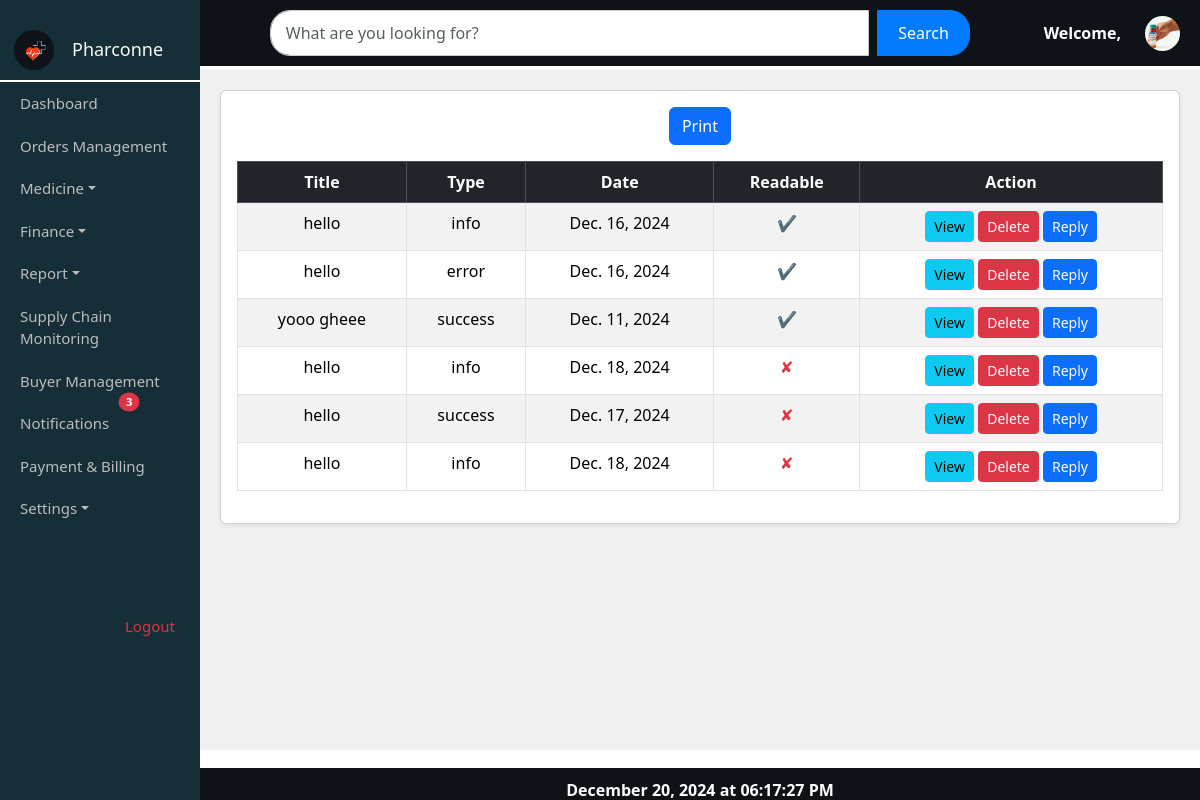
Page /message_list/ on the committed database.
### myapp/models.py (models this page shows, shortened)
class Message(models.Model):
    NOTIFICATION_TYPES = [
        ('info', 'Info'),
        ('success', 'Success'),
        ('warning', 'Warning'),
        ('error', 'Error'),
    ]
    title = models.CharField(max_length=255)
    message = models.TextField()
    type = models.CharField(max_length=20, choices=NOTIFICATION_TYPES)
    receiver_pharmacy = models.CharField(max_length=255)
    sender = models.CharField(max_length=255, default='Unknown Sender')  # Added sender field
    date = models.DateField()
    created_at = models.DateTimeField(auto_now_add=True)
    is_read = models.BooleanField(default=False)  # Add this field

### myapp/views.py (the view)
# urls.py: path('message_list/', views.message_list, name='message_list'),
def message_list(request):
    messages = Message.objects.all()
    unread_count = Message.objects.filter(is_read=False).count()  # Count unread messages
    return render(request, 'myapp/message_list.html', {'messages': messages, 'unread_count': unread_count})

### myapp/templates/myapp/message_list.html (shortened to what this page needs)
{% extends 'myapp/userhome.html' %}
{% load static %}
{% block content %}
<div class="content-container">
    <div class="message-container">
        <div class="card shadow-sm mb-4">
            <div class="card-body">
                <button class="btn btn-primary print-button mb-3" onclick="window.print()">Print</button>
<table class="table table-striped table-bordered">
    <thead class="table-dark">
        <tr>
            <th>Title</th>
            <th>Type</th>
            <th>Date</th>
            <th>Readable</th>
            <th>Action</th>
        </tr>
    </thead>
    <tbody>
        {% for message in messages %}
            <tr>
                <td>{{ message.title }}</td>
                <td>{{ message.type }}</td>
                <td>{{ message.date }}</td>
                <td>
                    {% if message.is_read %}
                        <span class="text-success">&#10004;</span>
                    {% else %}
                        <span class="text-danger">&#10008;</span>
                    {% endif %}
                </td>
                <td>
                    <button class="btn btn-info btn-sm" data-bs-toggle="modal" data-bs-target="#messageModal"
                            data-sender="{{ message.sender }}"
                            data-type="{{ message.type }}"
                            data-message="{{ message.message|escapejs }}"
                            data-id="{{ message.id }}">View</button>
                    <form action="{% url 'delete_message' message.id %}" method="POST" style="display:inline;" onsubmit="return confirmDelete();">
                        <button type="submit" class="btn btn-danger btn-sm">Delete</button>
                    </form>
                    <button class="btn btn-primary btn-sm" data-bs-toggle="modal" data-bs-target="#replyModal"
                            data-id="{{ message.id }}"
                            data-title="{{ message.title }}"
                            data-sender="{{ message.sender }}"
                            data-message="{{ message.message|escapejs }}">Reply</button>
                </td>
            </tr>
        {% endfor %}
    </tbody>
</table>
{% endblock %}

### myapp/static/myapp/css/pharmacy_list.css (style rules this page uses)
body { margin: 0; padding: 0; overflow: hidden; }
.content-container { position: absolute; top: 70px; left: 16.666%; right: 0; bottom: 50px; overflow-y: auto; padding: 20px; background-color: #f0f0f0; }
.message-container { text-align: center; background-color: #f8f9fa; background-size: cover; border-radius: 10px; min-height: 300px; }

### rows in the picture
Message: title "hello", type "info", date "Dec. 16, 2024"
Message: title "hello", type "error", date "Dec. 16, 2024"
Message: title "yooo gheee", type "success", date "Dec. 11, 2024"
Message: title "hello", type "info", date "Dec. 18, 2024"
Message: title "hello", type "success", date "Dec. 17, 2024"
Message: title "hello", type "info", date "Dec. 18, 2024"

### other values in the picture
{{ unread_count }} "3"
